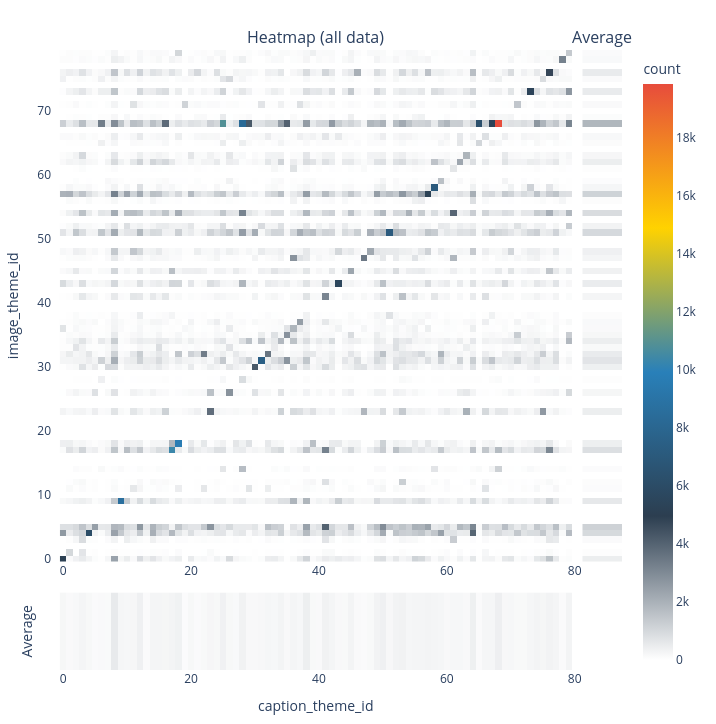

Here is the notebook cell this chart was saved with:
### Code cell
# Plot heatmap from full data for COUNT
fig = p3_util.heatmap_from_df(df_heatmap,
                      x_col="caption_theme_id",
                      y_col="image_theme_id",
                      value_col="count",
                      colors = ["#ffffff",
                                "#2c3e50",
                                "#2980b9",
                                "#ffd200",
                                "#e74c3c"],
                      title = "Heatmap (all data)",
                      width=800)

fig.show()

### Figure 1 — Plotly figure (JSON) as saved in the notebook; plotly's stock layout.template omitted (floating-point values rounded to 4 significant figures; data arrays with more than 128 entries replaced by an {"elided": "..."} marker saying what was removed)
{"data": [{"coloraxis": "coloraxis", "hovertemplate": "caption_theme_id: %{x}<br>image_theme_id: %{y}<br>count: %{z}<extra></extra>", "showscale": true, "type": "heatmap", "x": [0, 1, 2, 3, 4, 5, 6, 7, 8, 9, 10, 11, 12, 13, 14, 15, 16, 17, 18, 19, 20, 21, 22, 23, 24, 25, 26, 27, 28, 29, 30, 31, 32, 33, 34, 35, 36, 37, 38, 39, 40, 41, 42, 43, 44, 45, 46, 47, 48, 49, 50, 51, 52, 53, 54, 55, 56, 57, 58, 59, 60, 61, 62, 63, 64, 65, 66, 67, 68, 69, 70, 71, 72, 73, 74, 75, 76, 77, 78, 79], "xaxis": "x", "y": [0, 1, 2, 3, 4, 5, 6, 7, 8, 9, 10, 11, 12, 13, 14, 15, 16, 17, 18, 19, 20, 21, 22, 23, 24, 25, 26, 27, 28, 29, 30, 31, 32, 33, 34, 35, 36, 37, 38, 39, 40, 41, 42, 43, 44, 45, 46, 47, 48, 49, 50, 51, 52, 53, 54, 55, 56, 57, 58, 59, 60, 61, 62, 63, 64, 65, 66, 67, 68, 69, 70, 71, 72, 73, 74, 75, 76, 77, 78, 79], "yaxis": "y", "z": {"elided": "80x80 int values"}}, {"coloraxis": "coloraxis", "hovertemplate": "image_theme_id: %{y}<br>mean count: %{z}<extra></extra>", "showscale": false, "type": "heatmap", "x": ["avg"], "xaxis": "x2", "y": [0, 1, 2, 3, 4, 5, 6, 7, 8, 9, 10, 11, 12, 13, 14, 15, 16, 17, 18, 19, 20, 21, 22, 23, 24, 25, 26, 27, 28, 29, 30, 31, 32, 33, 34, 35, 36, 37, 38, 39, 40, 41, 42, 43, 44, 45, 46, 47, 48, 49, 50, 51, 52, 53, 54, 55, 56, 57, 58, 59, 60, 61, 62, 63, 64, 65, 66, 67, 68, 69, 70, 71, 72, 73, 74, 75, 76, 77, 78, 79], "yaxis": "y2", "z": [[449.5], [55.26], [0.0], [124.1], [957.4], [1155.0], [0.0], [0.0], [0.0], [592.3], [0.0], [93.31], [76.44], [0.0], [99.33], [0.0], [0.0], [831.4], [416.1], [0.0], [0.0], [0.0], [0.0], [446.6], [0.0], [0.0], [244.1], [0.0], [42.99], [0.0], [395.0], [682.1], [509.7], [164.8], [446.7], [215.0], [146.8], [154.8], [75.65], [0.0], [0.0], [265.7], [0.0], [496.2], [0.0], [358.6], [0.0], [248.0], [381.2], [0.0], [0.0], [977.7], [313.1], [0.0], [896.6], [0.0], [72.46], [1143.0], [230.3], [68.96], [0.0], [47.95], [442.4], [222.4], [0.0], [102.4], [184.2], [0.0], [1861.0], [85.28], [0.0], [147.2], [0.0], [511.2], [0.0], [125.2], [511.5], [0.0], [154.5], [126.3]]}, {"coloraxis": "coloraxis", "hovertemplate": "caption_theme_id: %{x}<br>mean count: %{z}<extra></extra>", "showscale": false, "type": "heatmap", "x": [0, 1, 2, 3, 4, 5, 6, 7, 8, 9, 10, 11, 12, 13, 14, 15, 16, 17, 18, 19, 20, 21, 22, 23, 24, 25, 26, 27, 28, 29, 30, 31, 32, 33, 34, 35, 36, 37, 38, 39, 40, 41, 42, 43, 44, 45, 46, 47, 48, 49, 50, 51, 52, 53, 54, 55, 56, 57, 58, 59, 60, 61, 62, 63, 64, 65, 66, 67, 68, 69, 70, 71, 72, 73, 74, 75, 76, 77, 78, 79], "xaxis": "x3", "y": ["avg"], "yaxis": "y3", "z": [[217.6, 147.0, 177.4, 263.2, 189.1, 117.0, 145.1, 132.3, 530.4, 238.9, 200.8, 218.9, 377.2, 125.5, 262.1, 248.1, 244.1, 292.1, 341.3, 93.45, 186.9, 123.5, 165.1, 222.5, 192.5, 348.6, 188.1, 155.4, 340.5, 173.9, 171.6, 196.2, 226.7, 205.8, 290.0, 174.0, 248.1, 211.7, 416.4, 166.5, 147.2, 341.2, 251.9, 176.3, 166.8, 273.9, 152.4, 116.1, 165.5, 308.0, 382.2, 199.4, 306.8, 327.4, 229.1, 251.8, 249.1, 274.1, 254.3, 234.9, 175.6, 202.2, 206.4, 167.3, 391.4, 120.7, 230.9, 224.2, 408.9, 199.4, 200.2, 167.1, 157.3, 228.4, 280.7, 243.0, 316.6, 258.9, 120.5, 274.9]]}], "layout": {"annotations": [{"font": {"size": 16}, "showarrow": false, "text": "Heatmap (all data)", "x": 0.4627, "xanchor": "center", "xref": "paper", "y": 1, "yanchor": "bottom", "yref": "paper"}, {"font": {"size": 16}, "showarrow": false, "text": "Average", "x": 0.9652, "xanchor": "center", "xref": "paper", "y": 1, "yanchor": "bottom", "yref": "paper"}], "coloraxis": {"colorbar": {"title": {"text": "count"}}, "colorscale": [[0, "#ffffff"], [0.25, "#2c3e50"], [0.5, "#2980b9"], [0.75, "#ffd200"], [1, "#e74c3c"]]}, "height": 724, "margin": {"b": 12, "l": 12, "r": 12, "t": 50}, "plot_bgcolor": "white", "title": {}, "width": 716, "xaxis": {"anchor": "y", "constrain": "range", "domain": [0, 0.9254], "title": {}}, "xaxis2": {"anchor": "y2", "domain": [0.9304, 1], "visible": false}, "xaxis3": {"anchor": "y3", "domain": [0, 0.9254], "matches": "x", "title": {"text": "caption_theme_id"}}, "yaxis": {"anchor": "x", "constrain": "range", "domain": [0.175, 1], "scaleanchor": "x", "scaleratio": 1, "title": {"text": "image_theme_id"}}, "yaxis2": {"anchor": "x2", "domain": [0.175, 1], "matches": "y", "showticklabels": false, "title": {}}, "yaxis3": {"anchor": "x3", "domain": [0, 0.125], "showticklabels": false, "title": {"text": "Average"}}}}
